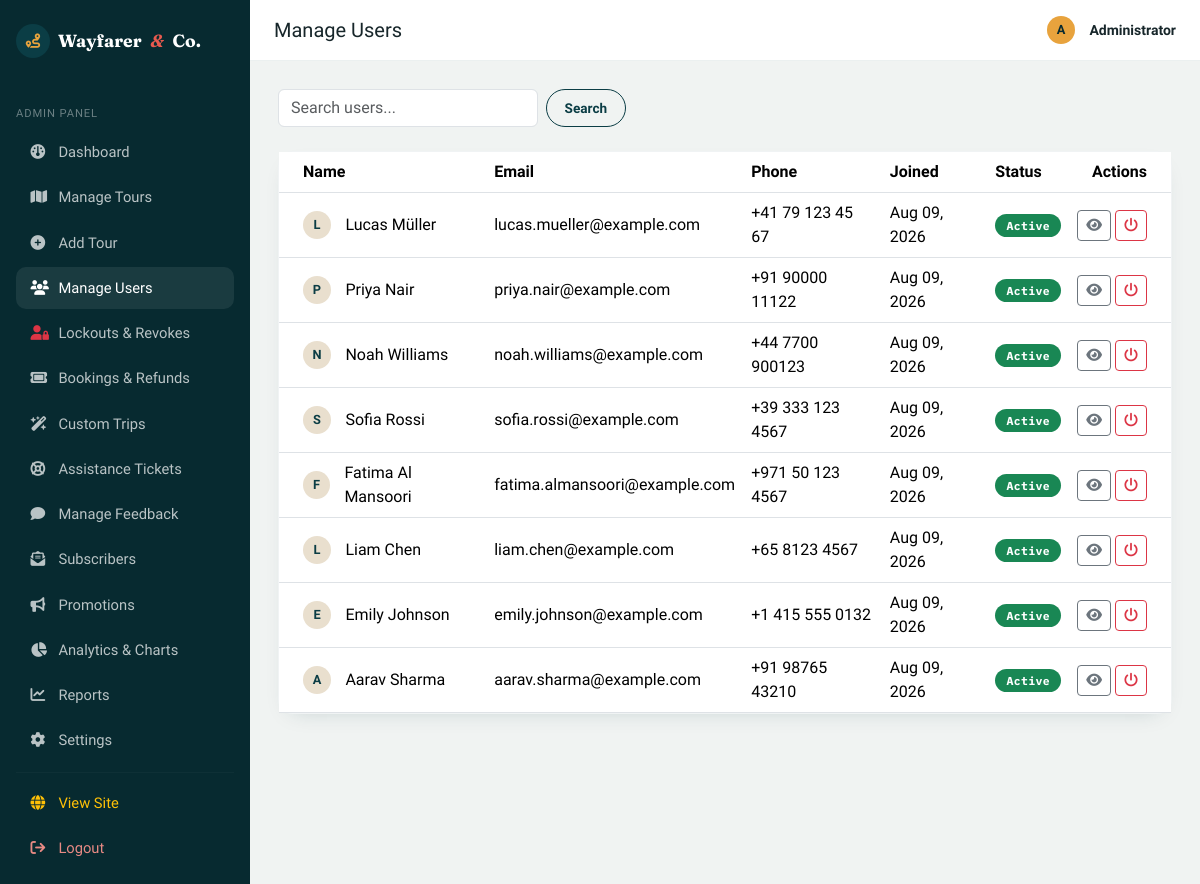
/admin/users (signed in), run on an earlier commit of the app's database.
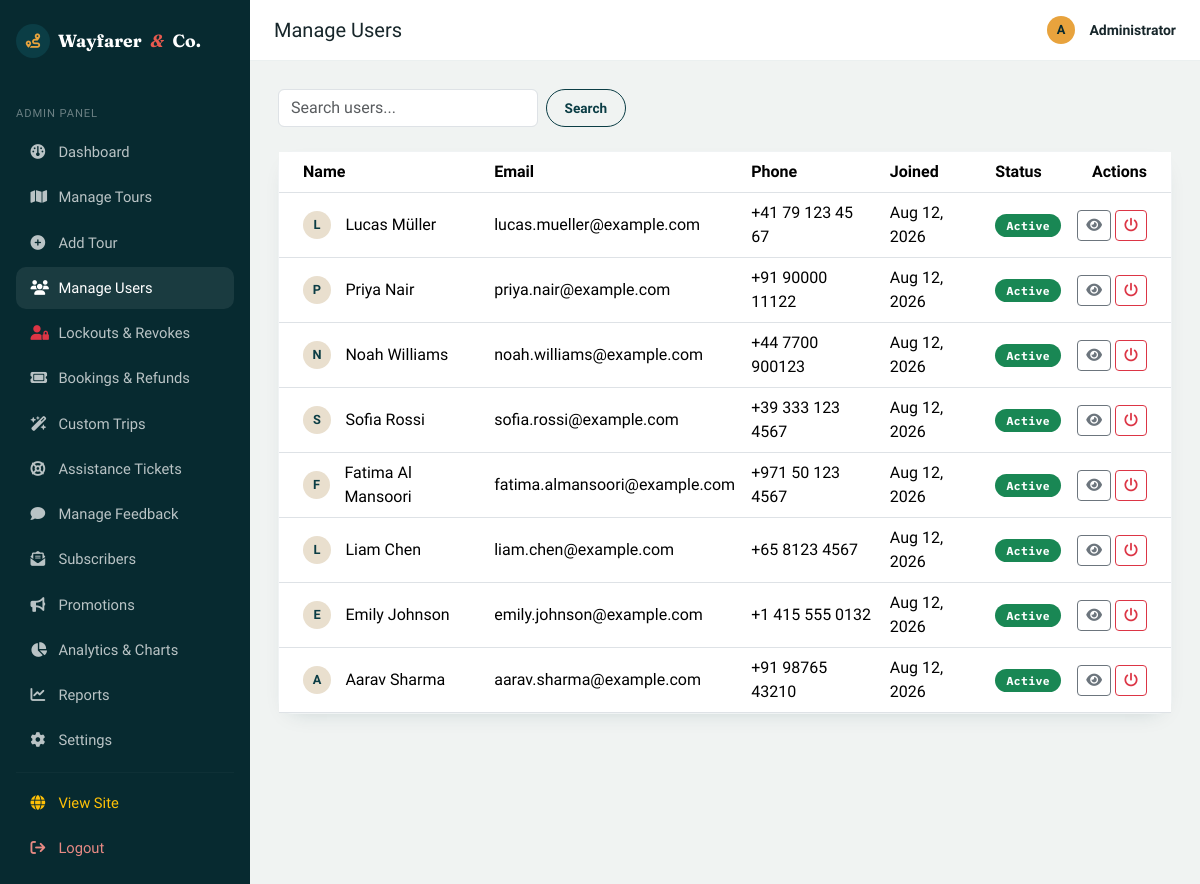
And on a later commit of the database.
### models/user.py (models this page shows, shortened)
class User(db.Model):
    __tablename__ = "users"
    id = db.Column(db.Integer, primary_key=True)
    name = db.Column(db.String(120), nullable=False)
    email = db.Column(db.String(150), unique=True, nullable=False, index=True)
    phone = db.Column(db.String(20), nullable=True)
    password_hash = db.Column(db.String(255), nullable=False)
    role = db.Column(db.String(20), nullable=False, default="user")  # 'user' or 'admin'
    reward_points = db.Column(db.Integer, default=100, nullable=False)
    referral_code = db.Column(db.String(30), unique=True, nullable=True)
    is_active = db.Column(db.Boolean, default=True, nullable=False)
    created_at = db.Column(db.DateTime, default=datetime.utcnow)
    bookings = db.relationship("Booking", backref="user", lazy=True, cascade="all, delete-orphan")
    feedbacks = db.relationship("Feedback", backref="user", lazy=True, cascade="all, delete-orphan")
    favorites = db.relationship("Favorite", backref="user", lazy=True, cascade="all, delete-orphan")
    def is_admin(self):
        return self.role == "admin"

### routes/admin.py (the view)
@admin_bp.route("/users")
@admin_required
def manage_users():
    search = request.args.get("q", "").strip()
    query = User.query.filter_by(role="user")
    if search:
        like = f"%{search}%"
        query = query.filter(db.or_(User.name.ilike(like), User.email.ilike(like)))
    users = query.order_by(User.created_at.desc()).all()
    return render_template("admin/users.html", users=users, search=search)

### routes/main.py (called while the page is built)
@main_bp.app_context_processor
def inject_globals():
    from flask import session
    security_mode = session.get("security_mode", "ON")
    return {
        "current_user": get_current_user(),
        "security_mode": security_mode
    }

### routes/utils.py (called while the page is built)
def get_current_user():
    user_id = session.get("user_id")
    if not user_id:
        return None
    return db.session.get(User, user_id)

### templates/admin/users.html (shortened to what this page needs)
{% extends "admin/base_admin.html" %}
{% set active = 'users' %}
{% block page_title %}Manage Users{% endblock %}
{% block admin_content %}
<div class="d-flex justify-content-between align-items-center mb-4">
    <form method="get" class="d-flex gap-2">
        <input type="text" name="q" class="form-control" placeholder="Search users..." value="{{ search }}" style="width:260px;">
        <button type="submit" class="btn wf-btn-outline btn-sm">Search</button>
    </form>
</div>
<div class="wf-panel p-0">
    <div class="table-responsive">
        <table class="table align-middle mb-0">
            <thead>
                <tr>
                    <th class="ps-4">Name</th>
                    <th>Email</th>
                    <th>Phone</th>
                    <th>Joined</th>
                    <th>Status</th>
                    <th class="text-end pe-4">Actions</th>
                </tr>
            </thead>
            <tbody>
                {% for user in users %}
                <tr>
                    <td class="ps-4">
                        <div class="d-flex align-items-center gap-2">
                            <span class="wf-avatar" style="background: var(--wf-sand-dark); color: var(--wf-navy);">{{ user.name[0]|upper }}</span>
                            {{ user.name }}
                        </div>
                    </td>
                    <td>{{ user.email }}</td>
                    <td>{{ user.phone or '—' }}</td>
                    <td>{{ user.created_at.strftime('%b %d, %Y') }}</td>
                    <td>
                        {% if user.is_active %}
                        <span class="badge bg-success wf-badge-status">Active</span>
                        {% else %}
                        <span class="badge bg-secondary wf-badge-status">Deactivated</span>
                        {% endif %}
                    </td>
                    <td class="text-end pe-4">
                        <div class="d-flex gap-1 justify-content-end">
                            <a href="{{ url_for('admin.user_details', user_id=user.id) }}" class="btn btn-sm btn-outline-secondary"><i class="fa-solid fa-eye"></i></a>
                            <form method="post" action="{{ url_for('admin.toggle_user', user_id=user.id) }}">
                                <button type="submit" class="btn btn-sm {{ 'btn-outline-danger' if user.is_active else 'btn-outline-success' }}">
                                    <i class="fa-solid fa-power-off"></i>
                                </button>
                            </form>
                        </div>
                    </td>
                </tr>
                {% else %}
                <tr><td colspan="6" class="text-center text-muted py-5">No users found.</td></tr>
                {% endfor %}
            </tbody>
        </table>
    </div>
</div>
{% endblock %}

What changed in the data, as far as the page shows it:
changed User "Lucas Müller": created_at "Aug 09, 2026" → "Aug 12, 2026"
changed User "Priya Nair": created_at "Aug 09, 2026" → "Aug 12, 2026"
changed User "Noah Williams": created_at "Aug 09, 2026" → "Aug 12, 2026"
changed User "Sofia Rossi": created_at "Aug 09, 2026" → "Aug 12, 2026"
changed User "Fatima Al Mansoori": created_at "Aug 09, 2026" → "Aug 12, 2026"
changed User "Liam Chen": created_at "Aug 09, 2026" → "Aug 12, 2026"
changed User "Emily Johnson": created_at "Aug 09, 2026" → "Aug 12, 2026"
changed User "Aarav Sharma": created_at "Aug 09, 2026" → "Aug 12, 2026"
